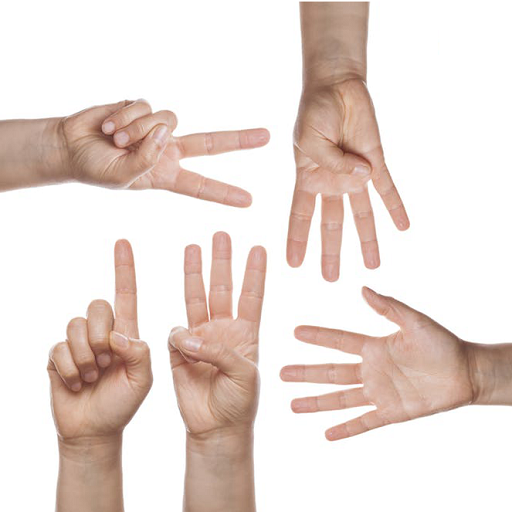
//> input picture HW2/img/hand.bmp, 512 x 512 px
$ ./use_C_vector   (built with g++ and OpenCV 4)
//> lines starting //> are read from the running program, lines starting //| are printed output that depends on the picture; after the words box and inside, x2 and y2 are one past the last pixel; in counts of white or black regions, pixels touching at a corner belong together
#define _CRT_SECURE_NO_DEPRECATE
#include <opencv2\opencv.hpp>
#include <opencv2\highgui\highgui.hpp>
#include <stdio.h>
#include <iostream>
#include <vector>
#include <string>

#define PI 3.14159265359
using namespace std;
using namespace cv;


Mat Color2Binary(Mat, int); //轉灰階後二值化，可選閥值
vector<vector<int>> Connected_Components(Mat, Mat, int);

Mat myerode(Mat, int);
Mat mydilate(Mat, int);
Mat myopening(Mat, int);
Mat mysubtraction(Mat, Mat);
void fingerINhand(vector<vector<int>>, vector<vector<int>>,Mat);

int main()
{
	//Image Read
	Mat hand = imread("hand.bmp", 1);
//> hand is the input picture: 512 rows x 512 cols, CV_8UC3; mean B, G, R 213.8, 219.8, 233.4
	//彩色->灰階->二值化
	Mat Bhand = Color2Binary(hand, 230);
	Mat Bfinger = Color2Binary(hand, 230);
	//連通元件

	vector<vector<int>> box = Connected_Components(Bhand, hand, 0);

	Mat open_finger = myopening(Bfinger, 25);
	Mat sub_finger = mysubtraction(open_finger, Bfinger);
	Mat result_finger = myopening(sub_finger, 11);


	vector<vector<int>> centroid = Connected_Components(result_finger, hand, 1);

	fingerINhand(box,centroid,hand);

	imshow("hand", hand);

	waitKey(0);

	return 0;
}
Mat Color2Binary(Mat image, int threshold) {
//> called with threshold = 230
	int height = image.rows, width = image.cols;
//> height = 512; width = 512
	//color2gray
	Mat GBimage = Mat(height, width, CV_8UC1);
	for (int i = 0; i < height; i++) {
		for (int j = 0; j < width; j++) {
			int b = image.at<Vec3b>(i, j)[0];
			int g = image.at<Vec3b>(i, j)[1];
			int r = image.at<Vec3b>(i, j)[2];
			GBimage.at<uchar>(i, j) = (b + g + r) / 3;
		}
	}
	//gray2bianry
	for (int i = 0; i < height; i++) {
		for (int j = 0; j < width; j++) {
			int g = GBimage.at<uchar>(i, j);
			GBimage.at<uchar>(i, j) = g > threshold ? 0 : 255;
		}
	}
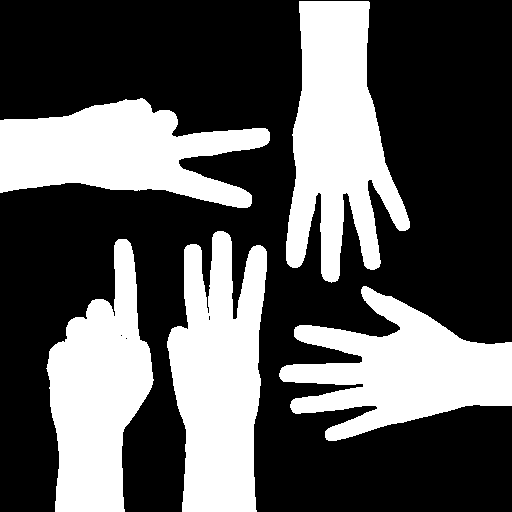
//> GBimage: 512 rows x 512 cols, CV_8UC1; 35.7% white; 5 white regions, box (x1, y1, x2, y2) and area: (286, 1, 410, 283) 20386, (167, 231, 267, 512) 20045, (279, 286, 512, 441) 18242, (46, 239, 154, 512) 17541, (0, 98, 270, 208) 17425
	return GBimage;
}
vector<vector<int>> Connected_Components(Mat image, Mat original, int color) {
//> called with color = 0
	int height = image.rows, width = image.cols;
//> height = 512; width = 512

	vector<vector<int> > eq_table(100, vector<int>(2)); //先預開100*2的衝突表
	vector<int> table_w(2);
	int table_add = 10;

	int way[2][2] = { {-1,0},{0,-1} }; //copy 標籤方向
	int way_label[2];
	int label = 1; //標籤數字
	int count = 0; //table表大小
	for (int i = 0; i < height; i++) {
		for (int j = 0; j < width; j++) {
			if (image.at<uchar>(i, j) == 0) continue;
			for (int k = 0; k < 2; k++) {
				int ni = i + way[k][0];
				int nj = j + way[k][1];
				//過邊界，設值為0
				if (ni < 0 || ni >= height || nj < 0 || nj >= width) {
					way_label[k] = 0;
					continue;
				}
				way_label[k] = image.at<uchar>(ni, nj);
			}
			int min_label = min(way_label[0], way_label[1]);
			int max_label = max(way_label[0], way_label[1]);
			//---狀況1:建立新label---//
			if (max_label == 0) {
				image.at<uchar>(i, j) = label;
				label++;
			}
			//---狀況2:直接複製---//
			else if (min_label == 0 || min_label == max_label) {
				image.at<uchar>(i, j) = max_label;
			}
			//---狀況3:處理衝突點---//
			else {
				image.at<uchar>(i, j) = min_label;

				//衝突狀況放入table表
				eq_table[count][0] = min_label;
				eq_table[count][1] = max_label;
				count++;
				//確認table表不重複

				if (count >= eq_table.size())
					eq_table.resize(eq_table.size() + table_add, table_w);

				for (int a = 0; a < count - 1; a++) {
					if (eq_table[a][0] == min_label && eq_table[a][1] == max_label) {
						count--;
						break;
					}
				}
			}
		}
	}
//> this loop made 512 passes
//> label on passes 1 to 3: 1, 2, 2
//> after the loop, way_label = [57, 57]; label = 211; eq_table = 250 items; count = 245

	printf("label:%d,count:%d\n", label - 1, count);
//| label:210,count:245
	//複製一份equivalent table

	vector<vector<int>> eq_copy(count, vector<int>(2));
//> eq_copy = 245 items
	for (int i = 0; i < count; i++) {
		eq_copy[i][0] = eq_table[i][0];
		eq_copy[i][1] = eq_table[i][1];

	}

	//將eq_copy整理分類
	for (int i = 0; i < count; i++) {
		int target = eq_copy[i][0];
		int change = eq_copy[i][1];
		for (int j = 0; j < count; j++) {
			if (eq_copy[j][0] == change) eq_copy[j][0] = target;
			if (eq_copy[j][1] == change) eq_copy[j][1] = target;
		}
	}
//> this loop made 245 passes
//> (target, change) on passes 1 to 3: (1, 2), (1, 3), (4, 6)

	vector<vector<int>> eq_relation(10, vector<int>(count));
//> eq_relation = 10 items
	vector<int> relation_w(count);
	int relation_add = 3;
	int hc = 0;
	int Nchange = 0;

	for (int i = 0; i < count; i++) {
		if (hc >= eq_relation.size())
			eq_relation.resize(eq_relation.size() + relation_add, relation_w);
		for (int j = 0; j < hc; j++) {
			if (eq_copy[i][0] == eq_relation[j][0]) {
				Nchange = 1;
				break;
			}
		}
		if (Nchange == 1) {
			Nchange = 0;
			continue;
		}
		eq_relation[hc][0] = eq_copy[i][0];
		hc++;
	}
//> this loop made 245 passes
//> Nchange on passes 1 to 3: 0, 1, 0
//> after the loop, Nchange = 0; hc = 5
	int* rc_count = (int*)calloc(count, sizeof(int));

	//用開頭數字下去，找到對應的值。
	for (int i = 0; i < hc; i++) {
		int rc = 1;
		for (int j = 0; j < count; j++) {
			if (eq_relation[i][0] == eq_copy[j][0]) {
				eq_relation[i][rc] = eq_table[j][0];
				rc++;
				for (int k = 0; k < rc - 1; k++) {
					if (eq_relation[i][rc - 1] == eq_relation[i][k]) {
						rc--;
						break;
					}
				}
				eq_relation[i][rc] = eq_table[j][1];
				rc++;
				for (int k = 0; k < rc - 1; k++) {
					if (eq_relation[i][rc - 1] == eq_relation[i][k]) {
						rc--;
						break;
					}
				}
			}
		}
		rc_count[i] = rc;
	}
//> this loop made 5 passes
//> rc on passes 1 to 5: 22, 36, 47, 41, 64
	vector<int> self_label(label - 1);
	int label_count = 1;
	for (int i = 0; i < label - 1; i++) {
		self_label[i] = label_count;
		label_count++;
	}
//> after the loop, self_label = 210 values from 1 to 210; label_count = 211

	for (int i = 0; i < hc; i++) {
		for (int j = 0; j < rc_count[i]; j++) {
			int eq_num = eq_relation[i][j] - 1;
			self_label[eq_num] = 0;
		}
	}
//> this loop made 5 passes
//> after the loop, self_label = 210 values from 0 to 0
	for (int i = 0; i < label - 1; i++) {
		if (hc >= eq_relation.size())
			eq_relation.resize(eq_relation.size() + relation_add, relation_w);
		if (self_label[i] != 0) {
			eq_relation[hc][0] = self_label[i];
			rc_count[hc] = 1;
			hc++;
		}
	}
//> after the loop, hc = 5
	int Clabel;
	vector<vector<int>> draw_point(hc, vector<int>(4));
//> draw_point = 5 items
	//int** draw_point = ge_matrix(hc, 4);
	for (int i = 0; i < hc; i++) {
		for (int j = 0; j < 4; j++) {
			if (j < 2)
				draw_point[i][j] = height;
			else
				draw_point[i][j] = 0;
		}
	}
	vector<int> area(hc, 0);
	vector<vector<int>> centroid(hc, vector<int>(2, 0));
//> centroid = 5 items
	for (int i = 0; i < height; i++) {
		for (int j = 0; j < width; j++) {
			Clabel = image.at<uchar>(i, j);
			if (Clabel == 0) continue;
			for (int x = 0; x < hc; x++) {
				for (int y = 0; y < rc_count[x]; y++) {
					if (eq_relation[x][y] == Clabel) {
						image.at<uchar>(i, j) = (x + 1);
						//Bounding box
						draw_point[x][0] = min(i, draw_point[x][0]);
						draw_point[x][1] = min(j, draw_point[x][1]);
						draw_point[x][2] = max(i, draw_point[x][2]);
						draw_point[x][3] = max(j, draw_point[x][3]);

						//property analysis
						area[x]++;
						centroid[x][0] += i;
						centroid[x][1] += j;
						goto here;
					}
				}
			}
		here:;
		}
	}
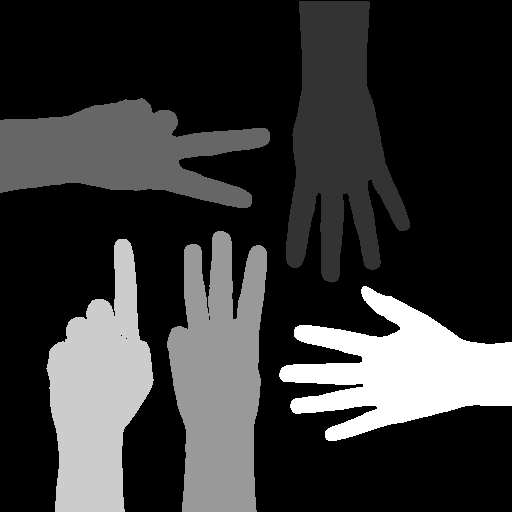
//> image: 512 rows x 512 cols, CV_8UC1; min 0, max 5, mean 1.06; drawn with min black and max white
//> after the loop, Clabel = 0; area = [20386, 17425, 20045, 17541, 18242]

	Scalar box_color;
	box_color = color == 0 ? Scalar(0, 0, 255) : Scalar(255, 0, 0);


	for (int i = 0; i < hc; i++) {
		rectangle(original, Point(draw_point[i][1], draw_point[i][0]), Point(draw_point[i][3], draw_point[i][2]), box_color, 2);
		centroid[i][0] /= (float)area[i];
		centroid[i][1] /= (float)area[i];
		circle(original, Point(centroid[i][1], centroid[i][0]), 2, box_color, FILLED);
	}
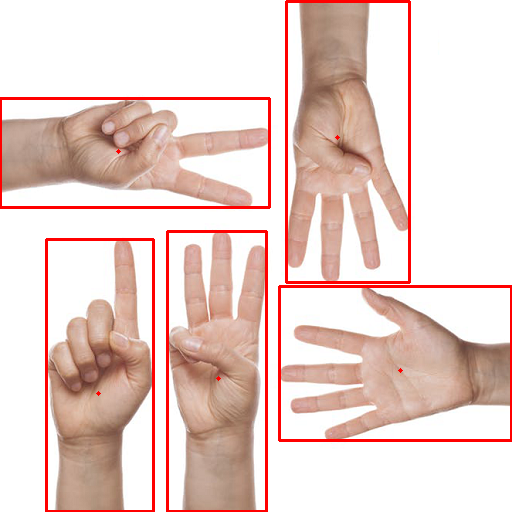
//> original: 512 rows x 512 cols, CV_8UC3; 4.24% of pixels changed, all inside (x1, y1, x2, y2) = (0, 0, 512, 512)


	if (color != 0) {

		vector<vector<int>> long_axis(hc, vector<int>(4));
		vector<int> long_length(hc);
		vector<double> long_orientation(hc);
		for (int i = 0; i < hc; i++) {
			int axis1 = abs(draw_point[i][2] - draw_point[i][0]), axis2 = abs(draw_point[i][3] - draw_point[i][1]);

			int a1_1 = 0, a2_1 = 0, b1_1 = 0, b2_1 = 0;
			int a1_2 = 0, a2_2 = 0, b1_2 = 0, b2_2 = 0;
			int back = 0, back2 = 0;
			if (axis1 >= axis2) {
				for (int a = 0; a < axis2; a++) {
					int Istate_1 = image.at<uchar>(draw_point[i][0], draw_point[i][1] + a);
					if (Istate_1 != back) {
						a1_1 = draw_point[i][0];
						a2_1 = draw_point[i][1] + a;
						break;
					}
					else
						back = Istate_1;
				}
				for (int a = 0; a < axis2; a++) {
					int Istate_2 = image.at<uchar>(draw_point[i][2], draw_point[i][1] + a);
					if (Istate_2 != back2) {
						a1_2 = draw_point[i][2];
						a2_2 = draw_point[i][1] + a;
						break;
					}
					else
						back2 = Istate_2;
				}
				for (int a = 0; a < axis2; a++) {
					int Istate_1 = image.at<uchar>(draw_point[i][0], draw_point[i][3] - a);
					if (Istate_1 != back) {
						b1_1 = draw_point[i][0];
						b2_1 = draw_point[i][3] - a;
						break;
					}
					else
						back = Istate_1;
				}
				for (int a = 0; a < axis2; a++) {
					int Istate_2 = image.at<uchar>(draw_point[i][2], draw_point[i][3] - a);
					if (Istate_2 != back2) {
						b1_2 = draw_point[i][2];
						b2_2 = draw_point[i][3] - a;
						break;
					}
					else
						back2 = Istate_2;
				}
			}
			else {
				for (int a = 0; a < axis1; a++) {
					int Istate_1 = image.at<uchar>(draw_point[i][0] + a, draw_point[i][1]);

					if (Istate_1 != back) {
						a1_1 = draw_point[i][0] + a;
						a2_1 = draw_point[i][1];
						break;
					}
					else
						back = Istate_1;
				}
				for (int a = 0; a < axis1; a++) {
					int Istate_2 = image.at<uchar>(draw_point[i][0] + a, draw_point[i][3]);

					if (Istate_2 != back2) {
						a1_2 = draw_point[i][0] + a;
						a2_2 = draw_point[i][3];
						break;
					}
					else
						back2 = Istate_2;
				}
				for (int a = 0; a < axis1; a++) {
					int Istate_1 = image.at<uchar>(draw_point[i][2] - a, draw_point[i][1]);
					if (Istate_1 != back) {
						b1_1 = draw_point[i][2] - a;
						b2_1 = draw_point[i][1];
						break;
					}
					else
						back = Istate_1;
				}
				for (int a = 0; a < axis1; a++) {
					int Istate_2 = image.at<uchar>(draw_point[i][2] - a, draw_point[i][3]);
					if (Istate_2 != back2) {
						b1_2 = draw_point[i][2] - a;
						b2_2 = draw_point[i][3];
						break;
					}
					else
						back2 = Istate_2;
				}
			}
			long_axis[i][0] = int((a1_1 + b1_1) / float(2));
			long_axis[i][1] = int((a2_1 + b2_1) / float(2));
			long_axis[i][2] = int((a1_2 + b1_2) / float(2));
			long_axis[i][3] = int((a2_2 + b2_2) / float(2));
			long_length[i] = sqrt(pow(long_axis[i][0] - long_axis[i][2], 2) + pow(long_axis[i][1] - long_axis[i][3], 2));
			int orientation_x = abs(long_axis[i][0] - long_axis[i][2]);
			int orientation_y = abs(long_axis[i][1] - long_axis[i][3]);
			long_orientation[i] = atan(orientation_x/(float)orientation_y)*180/PI;
			line(original, Point(long_axis[i][1], long_axis[i][0]), Point(long_axis[i][3], long_axis[i][2]), Scalar(0, 255, 0), 1);
		}
	}

	if (color == 0)
		return draw_point;
	else
		return centroid;
}
Mat myerode(Mat image, int size) {
//> called with size = 25
	int height = image.rows, width = image.cols;
//> height = 512; width = 512
	Mat himage(height, width, CV_8UC1);

	int M_half = (size - 1) / 2;

	int Vmin;

	for (int i = 0; i < height; i++) {
		for (int j = 0; j < width; j++) {
			Vmin = 255;
			for (int a = i - M_half; a <= i + M_half; a++) {
				for (int b = j; b <= j; b++) {
					if (a < 0 || b < 0 || a >= height || b >= width) continue;
					if (image.at<uchar>(a, b) == 0) {
						Vmin = 0;
						goto here;
					}
				}
			}
		here: himage.at<uchar>(i, j) = Vmin;
		}
	}
//> himage: 512 rows x 512 cols, CV_8UC1; 26.3% white; 5 white regions, box (x1, y1, x2, y2) and area: (169, 243, 266, 512) 18210, (287, 13, 405, 271) 16960, (49, 251, 152, 512) 15609, (0, 110, 202, 188) 9459, (362, 308, 512, 416) 8715
//> after the loop, Vmin = 0

	Mat wimage(height, width, CV_8UC1);
	for (int i = 0; i < height; i++) {
		for (int j = 0; j < width; j++) {
			Vmin = 255;
			for (int a = i; a <= i; a++) {
				for (int b = j - M_half; b <= j + M_half; b++) {
					if (a < 0 || b < 0 || a >= height || b >= width) continue;
					if (himage.at<uchar>(a, b) == 0) {
						Vmin = 0;
						goto here2;
					}
				}
			}
		here2: wimage.at<uchar>(i, j) = Vmin;
		}
	}
//> wimage: 512 rows x 512 cols, CV_8UC1; 15.7% white; 5 white regions, box (x1, y1, x2, y2) and area: (181, 331, 247, 512) 9149, (61, 320, 140, 512) 8922, (305, 13, 372, 182) 8070, (0, 113, 168, 179) 8066, (374, 326, 512, 411) 6834
//> after the loop, Vmin = 0

	return wimage;
}
Mat mydilate(Mat image, int size) {
//> called with size = 25
	int height = image.rows, width = image.cols;
//> height = 512; width = 512
	Mat himage(height, width, CV_8UC1);

	int M_half = (size - 1) / 2;

	int Vmax;

	for (int i = 0; i < height; i++) {
		for (int j = 0; j < width; j++) {
			Vmax = 0;
			for (int a = i - M_half; a <= i + M_half; a++) {
				for (int b = j; b <= j; b++) {
					if (a < 0 || b < 0 || a >= height || b >= width) continue;
					if (image.at<uchar>(a, b) == 255) {
						Vmax = 255;
						goto here;
					}
				}
			}
		here: himage.at<uchar>(i, j) = Vmax;
		}
	}
//> himage: 512 rows x 512 cols, CV_8UC1; 20.1% white; 5 white regions, box (x1, y1, x2, y2) and area: (0, 101, 168, 191) 12098, (61, 308, 140, 512) 10410, (181, 319, 247, 512) 10289, (374, 314, 512, 423) 10146, (305, 1, 372, 194) 9774
//> after the loop, Vmax = 0

	Mat wimage(height, width, CV_8UC1);
	for (int i = 0; i < height; i++) {
		for (int j = 0; j < width; j++) {
			Vmax = 0;
			for (int a = i; a <= i; a++) {
				for (int b = j - M_half; b <= j + M_half; b++) {
					if (a < 0 || b < 0 || a >= height || b >= width) continue;
					if (himage.at<uchar>(a, b) == 255) {
						Vmax = 255;
						goto here2;
					}
				}
			}
		here2: wimage.at<uchar>(i, j) = Vmax;
		}
	}
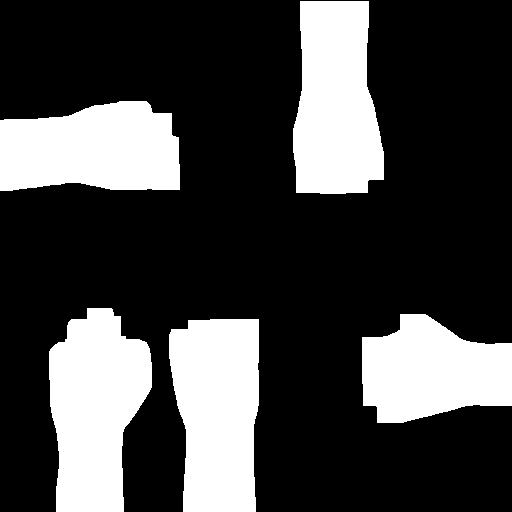
//> wimage: 512 rows x 512 cols, CV_8UC1; 26.8% white; 5 white regions, box (x1, y1, x2, y2) and area: (49, 308, 152, 512) 15306, (169, 319, 259, 512) 14921, (293, 1, 384, 194) 14406, (0, 101, 180, 191) 13598, (362, 314, 512, 423) 12054
//> after the loop, Vmax = 0

	return wimage;
}
Mat myopening(Mat image, int size) {
	int height = image.rows, width = image.cols;
	Mat result(height, width, CV_8UC1);

	result = myerode(image, size);
	result = mydilate(result, size);

	return result;
}
Mat mysubtraction(Mat mor, Mat bin) {
	int height = mor.rows, width = mor.cols;
//> height = 512; width = 512
	Mat result(height, width, CV_8UC1);

	for (int i = 0; i < height; i++)
		for (int j = 0; j < width; j++)
			result.at<uchar>(i, j) = bin.at<uchar>(i, j) - mor.at<uchar>(i, j);
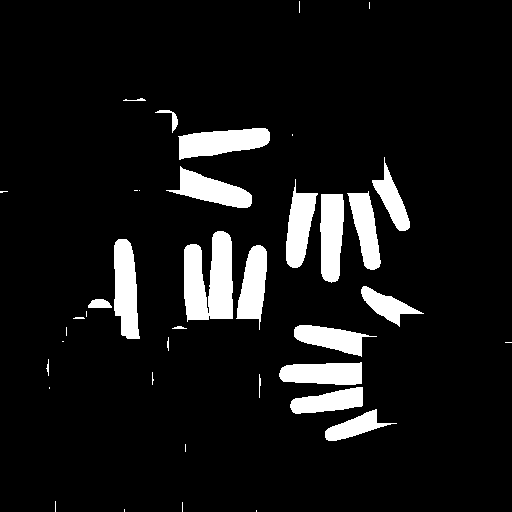
//> result: 512 rows x 512 cols, CV_8UC1; 8.9% white; 39 white regions (17 under 20 px), largest, box (x1, y1, x2, y2) and area: (184, 231, 233, 322) 3391, (178, 128, 270, 160) 1978, (114, 239, 140, 339) 1970
//> call 2 of myerode, with size = 11
//> after the loop in myerode (call 2), `for (int i = 0; i < height; i++)`:
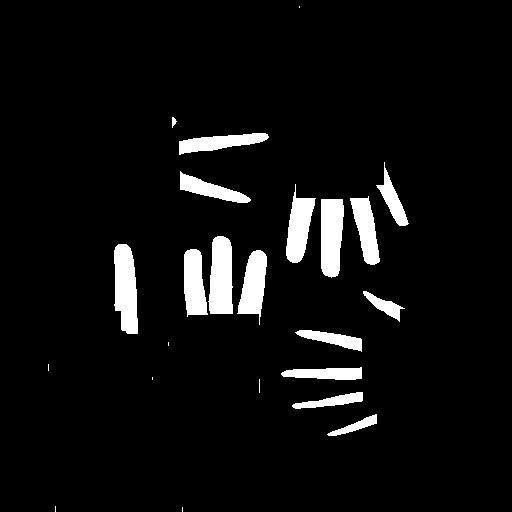
//> himage: 512 rows x 512 cols, CV_8UC1; 5.9% white; 23 white regions (7 under 20 px), largest, box (x1, y1, x2, y2) and area: (114, 244, 138, 334) 1707, (208, 236, 233, 314) 1635, (321, 199, 344, 278) 1585
//> after the loop in myerode (call 2), `for (int i = 0; i < height; i++)`: Vmin = 0
//> after the loop in myerode (call 2), `for (int i = 0; i < height; i++)`: wimage: 512 rows x 512 cols, CV_8UC1; 3.2% white; 15 white regions, largest, box (x1, y1, x2, y2) and area: (184, 133, 264, 153) 861, (213, 237, 228, 314) 858, (119, 245, 133, 334) 808
//> after the loop in mydilate (call 2), `for (int i = 0; i < height; i++)`: himage: 512 rows x 512 cols, CV_8UC1; 5.3% white; 15 white regions, largest, box (x1, y1, x2, y2) and area: (184, 128, 264, 158) 1661, (286, 363, 357, 385) 1383, (185, 171, 246, 208) 1229
//> after the loop in mydilate (call 2), `for (int i = 0; i < height; i++)`: wimage: 512 rows x 512 cols, CV_8UC1; 8.4% white; 15 white regions, largest, box (x1, y1, x2, y2) and area: (179, 128, 269, 158) 1961, (114, 240, 138, 339) 1948, (208, 232, 233, 319) 1888
//> after the loop in Connected_Components (call 2), `for (int i = 0; i < height; i++)`: image: 512 rows x 512 cols, CV_8UC1; min 0, max 95, mean 2.5
//| label:95,count:80
//> the loop in Connected_Components (call 2), `for (int i = 0; i < count; i++)` made 80 passes
//> the loop in Connected_Components (call 2), `for (int i = 0; i < hc; i++)` made 10 passes
//> the loop in Connected_Components (call 2), `for (int i = 0; i < label - 1; i++)` made 95 passes
//> the loop in Connected_Components (call 2), `for (int i = 0; i < hc; i++)` made 15 passes
//> after the loop in Connected_Components (call 2), `for (int i = 0; i < height; i++)`: image: 512 rows x 512 cols, CV_8UC1; min 0, max 15, mean 0.614
//> after the loop in Connected_Components (call 2), `for (int i = 0; i < hc; i++)`: original: 512 rows x 512 cols, CV_8UC3; 3.32% of pixels changed, all inside (x1, y1, x2, y2) = (113, 127, 410, 441)
//> after the loop in Connected_Components (call 2), `for (int i = 0; i < hc; i++)`: original: 512 rows x 512 cols, CV_8UC3; mean B, G, R 204.9, 203.4, 224.9

	return result;
}
void fingerINhand(vector<vector<int>> box, vector<vector<int>> centroid,Mat image) {
	vector<int> H_f(box.size(),0);
	for (int n = 0; n < centroid.size(); n++) {
		int x = centroid[n][0];
		int y = centroid[n][1];
		for (int i = 0; i < box.size(); i++) {
			int a = box[i][0];
			int b = box[i][1];
			int c = box[i][2];
			int d = box[i][3];
			if (x > a && x<c && y>b && y < d)
				H_f[i]++;
		}
	}
//> this loop made 15 passes
	for (int i = 0; i < H_f.size(); i++) {
		int a = box[i][0];
		int b = box[i][1];
		int c = box[i][2];
		int d = box[i][3];
		putText(image, to_string(H_f[i]), Point((b + d) / (float)2,(a+c)/(float)2),0,1,Scalar(0,0,0),3);
	}
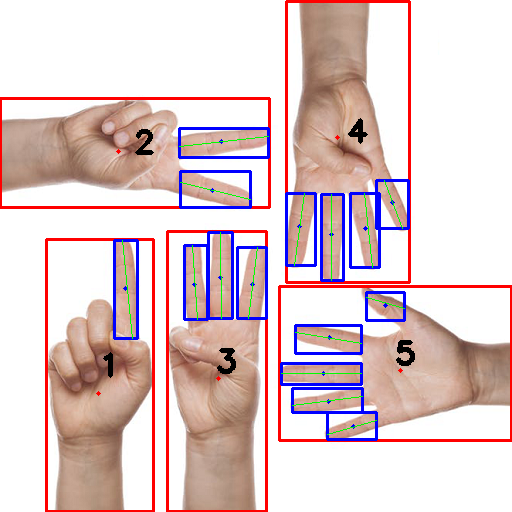
//> image: 512 rows x 512 cols, CV_8UC3; mean B, G, R 204.3, 202.7, 224

}
